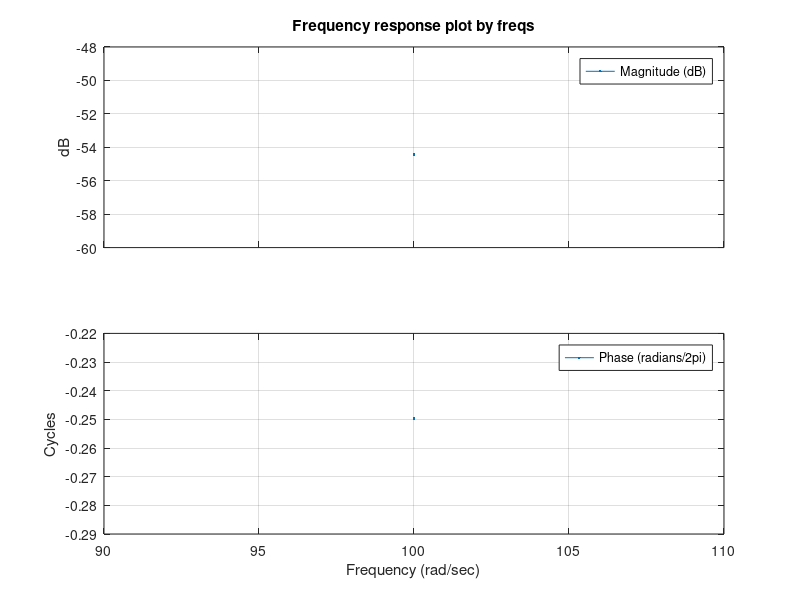

This chart was generated by the following MATLAB code: (Note: this script raises an error after producing the figure.)
clear;close all;clc;

%%
% 
% Exact model
% 
% 

% Continuous time Butterworth filter
% Filter order : 2
% Cutoff angular frequency : [0.01,0.2]

[B_tilde,A_tilde] = butter(1,[0.01,0.2],'s');

w_start = 0;
w_stop = 1;

N = 100;            % Number of frequencies

W = linspace(w_start,w_stop,N)';

% Exact frequency response of the reference filter
G_0 = freqs(B_tilde,A_tilde,N);
freqs(B_tilde,A_tilde,N)

% Circular zero mean white noise
sigma = 0.001*0;          % Standard deviation
noise = sigma*(randn(N,1) + 1i*randn(N,1))/sqrt(2);

% Measured frequncy response
G_m = G_0 + noise;

% Rewrite the transfer funciton
s = 1i*W;
s_all = s.^((0:length(B_tilde)-1));

%%
% $B(s,a) = b_{2}s^{2}+b_{1}s+b_{0}$
% B = (B_tilde).*s_all/A_tilde(1);
% B = sum(B,2);
B = polyval(B_tilde,s);

%%
% $A'(s,a) = a_{2}s^{2}+a_{1}s$
% A_prime = A_tilde(2:end)/A_tilde(1);
% A_prime = A_prime.'.*s(2:end,:);
% A_prime = sum(A_prime,1);
A_prime = polyval(A_tilde(2:3),s);

% True parameters
theta_true = [A_tilde(2:3) B_tilde(1:3)];
theta_true = flip(theta_true).';

% Plots
figure;
Wlog = logspace(-3,1,N);
loglog(Wlog,abs(G_0));
hold on;
loglog(Wlog,abs(G_m));
grid on;
legend('Exact frequency response','Measured frequncy response')
xlabel('Frequency (rad/s)');
ylabel('Magnitude');

figure;
plot(W,db(G_0));
hold on;
plot(W,db(G_m));
grid on;
legend('Exact frequency response','Measured frequncy response');


%%
% 
%  Implemenation of the Levy estimators
%  
% 

% Cost function vectorization
% e_Levy = G_m + G_m.*(A_prime.') - B.';    % For perfect reconstruction
e_Levy = G_m ;

% Jacobian
J_Levy = [-s_all(:,3) -s_all(:,2) -s_all(:,1) G_m.*s_all(:,3) G_m.*s_all(:,2) G_m.*s_all(:,1)];

% Real/imaginary part separation
e_Levy_IR = [real(e_Levy) ; imag(e_Levy)]; 
J_Levy_IR = [real(J_Levy);imag(J_Levy)];

% Levy theta estimation
theta_Levy = -J_Levy_IR\e_Levy_IR;

disp('Parameters comparison');
disp(join(['True theta:           ',num2str(theta_true.')]));
disp(join(['Levy estimated theta: ',num2str(theta_Levy(1:end-1).')]));
% disp(join(['Difference:           ',num2str(theta_true.' - theta_Levy(1:end-1).')]));

keyboard

%%
% 
%  Implemenation of the Sanathanan estimator
%  
% 

% Iteration index
l_max = 8;

% Computing B with new parameters
B = flip(theta_Levy(1:3).').*s(:,1:3);
B = sum(B,2);

% Computing A with new parameters
A_prime = theta_Levy(4:5);
A_prime = flip(A_prime.').*s(:,2:3);
A_prime = sum(A_prime,2);

% Cost function vectorization
e_San = (G_m + G_m.*(A_prime) - B)./vecnorm(1+A_prime,2,2);

% Jacobian
J_San = J_Levy./vecnorm(1+A_prime.',2,2);

% Real/imaginary part separation
e_San_IR = [real(e_San) ; imag(e_San)]; 
J_San_IR = [real(J_San);imag(J_San)];

theta_San = theta_Levy; 

% Sanathanan estimation
for l = 1:l_max
    
    % Parameters computation
    theta_San = J_San_IR\e_San_IR;
    theta_San = theta_San(1:end-1);
    
    % Computing B with new parameters
    B = flip(theta_San(1:3).').*s(:,1:3);
    B = sum(B,2);
    
    % Computing A with new parameters
    A_prime_new = theta_San(4:5);
    A_prime_new = flip(A_prime_new.').*s(:,2:3);
    A_prime_new = sum(A_prime_new,2);
    
    % Updating the cost function and the Jacobian
    e_San = (G_m + G_m.*(A_prime_new) - B)./vecnorm(1+A_prime.',2,2);
    J_San = J_Levy./vecnorm(1+A_prime.',2,2);
    
    e_San_IR = [real(e_San) ; imag(e_San)]; 
    J_San_IR = [real(J_San);imag(J_San)];
    
    % Sacing the previous A_prime
    A_prime = A_prime_new.';
end

% Parameters computation
theta_San = J_San_IR\e_San_IR;
theta_San = theta_San(1:end-1);

disp(join(['Sanathanan estimated theta: ',num2str(theta_San.')]));
%%
% 
%  Implemenating Gauss-Newton based least squares estimation
%  
% 


